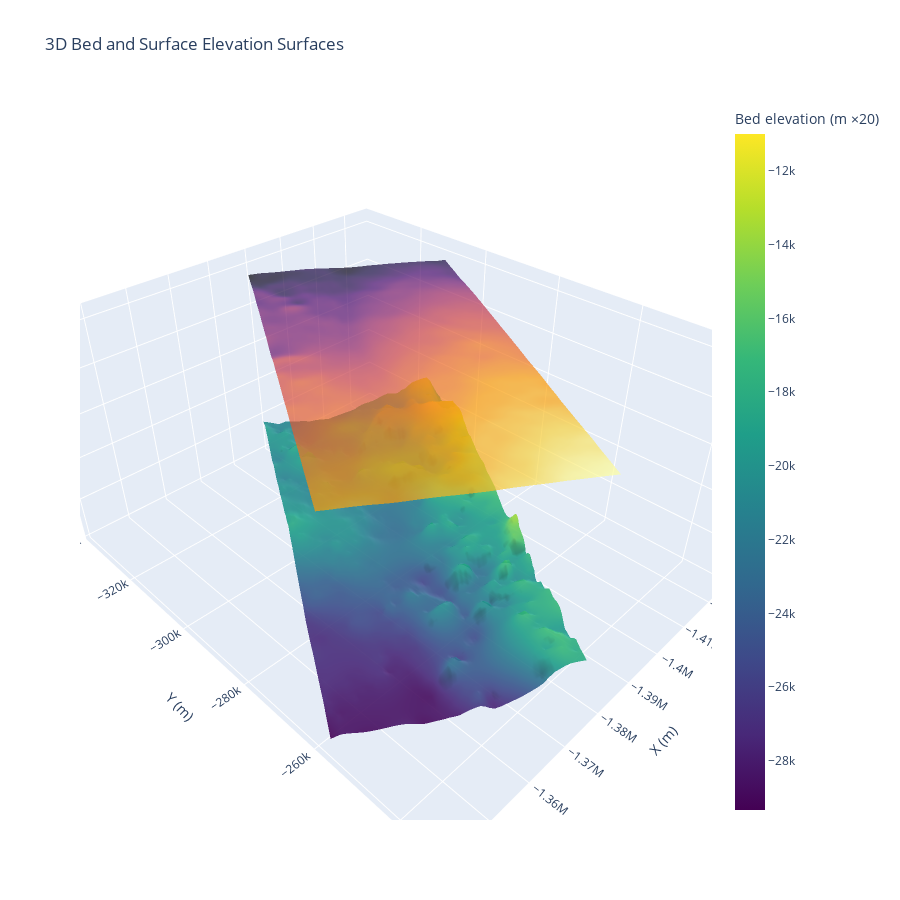

Here is the notebook cell this chart was saved with:
### Code cell
import plotly.graph_objects as go

fig = go.Figure()

# --- Bed surface ---
fig.add_trace(
    go.Surface(
        x=X_mask,
        y=Y_mask,
        z= bed_mask * 15,# 1 + bed_mask / surf_mask.max(),
        colorscale='viridis',
        colorbar=dict(title="Bed elevation (m ×20)"),
        name='Bed',
        showscale=True,
        opacity=0.9
    )
)

# --- Surface elevation ---
fig.add_trace(
    go.Surface(
        x=X_mask,
        y=Y_mask,
        z=surf_mask * 15, # / surf_mask.max(),
        colorscale='inferno',
        name='Surface',
        showscale=False,  # Hide second colorbar
        opacity=0.7
    )
)

# --- Layout ---
fig.update_layout(
    title="3D Bed and Surface Elevation Surfaces",
    scene=dict(
        xaxis_title="X (m)",
        yaxis_title="Y (m)",
        zaxis_title="Elevation (m ×20)",
        aspectmode="data"
    ),
    legend=dict(
        x=0.02, y=0.98,
        bgcolor='rgba(255,255,255,0.7)',
        bordercolor='gray'
    ),
    height=900
)

fig.show()

### Figure 1 — Plotly figure (JSON) as saved in the notebook; plotly's stock layout.template omitted (floating-point values rounded to 4 significant figures; data arrays with more than 128 entries replaced by an {"elided": "..."} marker saying what was removed)
{"data": [{"colorbar": {"title": {"text": "Bed elevation (m ×20)"}}, "colorscale": [[0, "#440154"], [0.1111, "#482878"], [0.2222, "#3e4989"], [0.3333, "#31688e"], [0.4444, "#26828e"], [0.5556, "#1f9e89"], [0.6667, "#35b779"], [0.7778, "#6ece58"], [0.8889, "#b5de2b"], [1, "#fde725"]], "name": "Bed", "opacity": 0.9, "showscale": true, "type": "surface", "x": {"elided": "50x100 float values"}, "y": {"elided": "50x100 float values"}, "z": {"elided": "50x100 float values"}}, {"colorscale": [[0, "#000004"], [0.1111, "#1b0c41"], [0.2222, "#4a0c6b"], [0.3333, "#781c6d"], [0.4444, "#a52c60"], [0.5556, "#cf4446"], [0.6667, "#ed6925"], [0.7778, "#fb9b06"], [0.8889, "#f7d13d"], [1, "#fcffa4"]], "name": "Surface", "opacity": 0.7, "showscale": false, "type": "surface", "x": {"elided": "50x100 float values"}, "y": {"elided": "50x100 float values"}, "z": {"elided": "50x100 float values"}}], "layout": {"height": 900, "legend": {"bgcolor": "rgba(255,255,255,0.7)", "bordercolor": "gray", "x": 0.02, "y": 0.98}, "scene": {"aspectmode": "data", "xaxis": {"title": {"text": "X (m)"}}, "yaxis": {"title": {"text": "Y (m)"}}, "zaxis": {"title": {"text": "Elevation (m ×20)"}}}, "title": {"text": "3D Bed and Surface Elevation Surfaces"}}}
